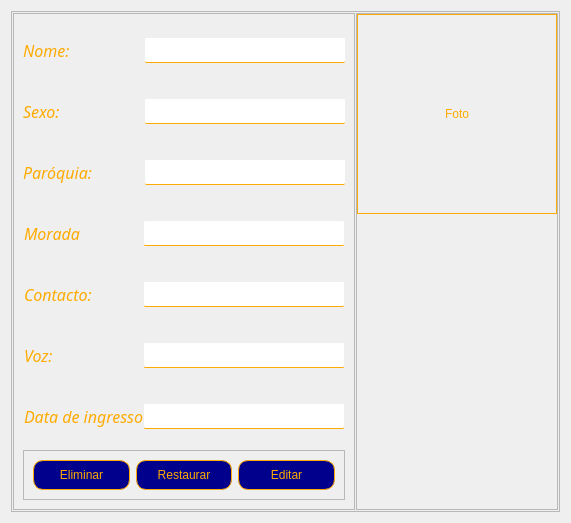
               <widget class="QWidget" name="page_detalho">
                <layout class="QHBoxLayout" name="horizontalLayout_17">
                 <item>
                  <widget class="QFrame" name="frame_19">
                   <property name="styleSheet">
                    <string notr="true"/>
                   </property>
                   <property name="frameShape">
                    <enum>QFrame::StyledPanel</enum>
                   </property>
                   <property name="frameShadow">
                    <enum>QFrame::Raised</enum>
                   </property>
                   <layout class="QHBoxLayout" name="horizontalLayout_18">
                    <property name="spacing">
                     <number>1</number>
                    </property>
                    <property name="leftMargin">
                     <number>1</number>
                    </property>
                    <property name="topMargin">
                     <number>1</number>
                    </property>
                    <property name="rightMargin">
                     <number>1</number>
                    </property>
                    <property name="bottomMargin">
                     <number>1</number>
                    </property>
                    <item>
                     <widget class="QFrame" name="frame_20">
                      <property name="minimumSize">
                       <size>
                        <width>300</width>
                        <height>0</height>
                       </size>
                      </property>
                      <property name="styleSheet">
                       <string notr="true">QPushButton{
color: rgb(167, 117, 0);
border: 1px solid rgb(167, 117, 0);
border-radius: 10px;
background-color: rgb(0, 0, 141)
}
QPushButton:hover{
background-color: rgb(0, 0, 255)
}
QPushButton:pressed{
color: rgb(167, 117, 0);
border: 2px solid rgb(167, 117, 0);
border-radius: 10px;
background-color: rgb(0, 0, 141)
}
QLabel{
color: rgb(255, 170, 0)
}
QLineEdit{
color: rgb(255, 170, 0);
border: none;
border-bottom: 1px solid rgb(255, 170, 0);
border-radius: 1px;
}</string>
                      </property>
                      <property name="frameShape">
                       <enum>QFrame::StyledPanel</enum>
                      </property>
                      <property name="frameShadow">
                       <enum>QFrame::Raised</enum>
                      </property>
                      <layout class="QVBoxLayout" name="verticalLayout_12">
                       <item>
                        <layout class="QHBoxLayout" name="horizontalLayout_19">
                         <property name="spacing">
                          <number>0</number>
                         </property>
                         <property name="topMargin">
                          <number>15</number>
                         </property>
                         <property name="bottomMargin">
                          <number>15</number>
                         </property>
                         <item>
                          <widget class="QLabel" name="Label_nome">
                           <property name="maximumSize">
                            <size>
                             <width>16777215</width>
                             <height>40</height>
                            </size>
                           </property>
                           <property name="font">
                            <font>
                             <family>Lucida Sans</family>
                             <pointsize>12</pointsize>
                             <italic>true</italic>
                            </font>
                           </property>
                           <property name="text">
                            <string>Nome:</string>
                           </property>
                          </widget>
                         </item>
                         <item>
                          <widget class="QLineEdit" name="LinEd_nome">
                           <property name="enabled">
                            <bool>false</bool>
                           </property>
                           <property name="minimumSize">
                            <size>
                             <width>200</width>
                             <height>25</height>
                            </size>
                           </property>
                           <property name="maximumSize">
                            <size>
                             <width>200</width>
                             <height>16777215</height>
                            </size>
                           </property>
                          </widget>
                         </item>
                        </layout>
                       </item>
                       <item>
                        <layout class="QHBoxLayout" name="horizontalLayout_34">
                         <property name="spacing">
                          <number>0</number>
                         </property>
                         <property name="topMargin">
                          <number>15</number>
                         </property>
                         <property name="bottomMargin">
                          <number>15</number>
                         </property>
                         <item>
                          <widget class="QLabel" name="Label_nome_2">
                           <property name="maximumSize">
                            <size>
                             <width>16777215</width>
                             <height>40</height>
                            </size>
                           </property>
                           <property name="font">
                            <font>
                             <family>Lucida Sans</family>
                             <pointsize>12</pointsize>
                             <italic>true</italic>
                            </font>
                           </property>
                           <property name="text">
                            <string>Sexo:</string>
                           </property>
                          </widget>
                         </item>
                         <item>
                          <widget class="QLineEdit" name="LinEd_sexo">
                           <property name="enabled">
                            <bool>false</bool>
                           </property>
                           <property name="minimumSize">
                            <size>
                             <width>200</width>
                             <height>25</height>
                            </size>
                           </property>
                           <property name="maximumSize">
                            <size>
                             <width>200</width>
                             <height>16777215</height>
                            </size>
                           </property>
                          </widget>
                         </item>
                        </layout>
                       </item>
                       <item>
                        <layout class="QHBoxLayout" name="horizontalLayout_20">
                         <property name="spacing">
                          <number>0</number>
                         </property>
                         <property name="topMargin">
                          <number>15</number>
                         </property>
                         <property name="bottomMargin">
                          <number>15</number>
                         </property>
                         <item>
                          <widget class="QLabel" name="Label_Paroquia">
                           <property name="maximumSize">
                            <size>
                             <width>16777215</width>
                             <height>40</height>
                            </size>
                           </property>
                           <property name="font">
                            <font>
                             <family>Lucida Sans</family>
                             <pointsize>12</pointsize>
                             <italic>true</italic>
                            </font>
                           </property>
                           <property name="text">
                            <string>Paróquia:</string>
                           </property>
                          </widget>
                         </item>
                         <item>
                          <widget class="QLineEdit" name="LinEd_paroquia">
                           <property name="enabled">
                            <bool>false</bool>
                           </property>
                           <property name="minimumSize">
                            <size>
                             <width>200</width>
                             <height>25</height>
                            </size>
                           </property>
                           <property name="maximumSize">
                            <size>
                             <width>200</width>
                             <height>16777215</height>
                            </size>
                           </property>
                          </widget>
                         </item>
                        </layout>
                       </item>
                       <item>
                        <layout class="QHBoxLayout" name="horizontalLayout_21">
                         <property name="spacing">
                          <number>20</number>
                         </property>
                         <property name="leftMargin">
                          <number>1</number>
                         </property>
                         <property name="topMargin">
                          <number>15</number>
                         </property>
                         <property name="rightMargin">
                          <number>1</number>
                         </property>
                         <property name="bottomMargin">
                          <number>15</number>
                         </property>
                         <item>
                          <widget class="QLabel" name="Label_morada">
                           <property name="maximumSize">
                            <size>
                             <width>16777215</width>
                             <height>40</height>
                            </size>
                           </property>
                           <property name="font">
                            <font>
                             <family>Lucida Sans</family>
                             <pointsize>12</pointsize>
                             <italic>true</italic>
                            </font>
                           </property>
                           <property name="text">
                            <string>Morada</string>
                           </property>
                          </widget>
                         </item>
                         <item>
                          <widget class="QLineEdit" name="LinEd_morada">
                           <property name="enabled">
                            <bool>false</bool>
                           </property>
                           <property name="minimumSize">
                            <size>
                             <width>200</width>
                             <height>25</height>
                            </size>
                           </property>
                           <property name="maximumSize">
                            <size>
                             <width>200</width>
                             <height>16777215</height>
                            </size>
                           </property>
                          </widget>
                         </item>
                        </layout>
                       </item>
                       <item>
                        <layout class="QHBoxLayout" name="horizontalLayout_22">
                         <property name="spacing">
                          <number>0</number>
                         </property>
                         <property name="leftMargin">
                          <number>1</number>
                         </property>
                         <property name="topMargin">
                          <number>15</number>
                         </property>
                         <property name="rightMargin">
                          <number>1</number>
                         </property>
                         <property name="bottomMargin">
                          <number>15</number>
                         </property>
                         <item>
                          <widget class="QLabel" name="Label_contacto">
                           <property name="maximumSize">
                            <size>
                             <width>16777215</width>
                             <height>40</height>
                            </size>
                           </property>
                           <property name="font">
                            <font>
                             <family>Lucida Sans</family>
                             <pointsize>12</pointsize>
                             <italic>true</italic>
                            </font>
                           </property>
                           <property name="text">
                            <string>Contacto:</string>
                           </property>
                          </widget>
                         </item>
                         <item>
                          <widget class="QLineEdit" name="LinEd_contacto">
                           <property name="enabled">
                            <bool>false</bool>
                           </property>
                           <property name="minimumSize">
                            <size>
                             <width>200</width>
                             <height>25</height>
                            </size>
                           </property>
                           <property name="maximumSize">
                            <size>
                             <width>200</width>
                             <height>16777215</height>
                            </size>
                           </property>
                          </widget>
                         </item>
                        </layout>
                       </item>
                       <item>
                        <layout class="QHBoxLayout" name="horizontalLayout_26">
                         <property name="spacing">
                          <number>0</number>
                         </property>
                         <property name="leftMargin">
                          <number>1</number>
                         </property>
                         <property name="topMargin">
                          <number>15</number>
                         </property>
                         <property name="rightMargin">
                          <number>1</number>
                         </property>
                         <property name="bottomMargin">
                          <number>15</number>
                         </property>
                         <item>
                          <widget class="QLabel" name="Label_voz_3">
                           <property name="maximumSize">
                            <size>
                             <width>16777215</width>
                             <height>40</height>
                            </size>
                           </property>
                           <property name="font">
                            <font>
                             <family>Lucida Sans</family>
                             <pointsize>12</pointsize>
                             <italic>true</italic>
                            </font>
                           </property>
                           <property name="text">
                            <string>Voz:</string>
                           </property>
                          </widget>
                         </item>
                         <item>
                          <widget class="QLineEdit" name="LinEd_voz">
                           <property name="enabled">
                            <bool>false</bool>
                           </property>
                           <property name="minimumSize">
                            <size>
                             <width>200</width>
                             <height>25</height>
                            </size>
                           </property>
                           <property name="maximumSize">
                            <size>
                             <width>200</width>
                             <height>16777215</height>
                            </size>
                           </property>
                          </widget>
                         </item>
                        </layout>
                       </item>
                       <item>
                        <layout class="QHBoxLayout" name="horizontalLayout_25">
                         <property name="spacing">
                          <number>0</number>
                         </property>
                         <property name="leftMargin">
                          <number>1</number>
                         </property>
                         <property name="topMargin">
                          <number>15</number>
                         </property>
                         <property name="rightMargin">
                          <number>1</number>
                         </property>
                         <property name="bottomMargin">
                          <number>15</number>
                         </property>
                         <item>
                          <widget class="QLabel" name="Label_voz_2">
                           <property name="maximumSize">
                            <size>
                             <width>16777215</width>
                             <height>40</height>
                            </size>
                           </property>
                           <property name="font">
                            <font>
                             <family>Lucida Sans</family>
                             <pointsize>12</pointsize>
                             <italic>true</italic>
                            </font>
                           </property>
                           <property name="text">
                            <string>Data de ingresso</string>
                           </property>
                          </widget>
                         </item>
                         <item>
                          <widget class="QLineEdit" name="LinEd_dataIngresso">
                           <property name="enabled">
                            <bool>false</bool>
                           </property>
                           <property name="minimumSize">
                            <size>
                             <width>200</width>
                             <height>25</height>
                            </size>
                           </property>
                           <property name="maximumSize">
                            <size>
                             <width>200</width>
                             <height>16777215</height>
                            </size>
                           </property>
                          </widget>
                         </item>
                        </layout>
                       </item>
                       <item>
                        <widget class="QFrame" name="frame_22">
                         <property name="minimumSize">
                          <size>
                           <width>30</width>
                           <height>30</height>
                          </size>
                         </property>
                         <property name="styleSheet">
                          <string notr="true">QPushButton{
color:rgb(255, 170, 0);
border: 1px solid rgb(255, 170, 0);
border-radius: 10px;
background-color: rgb(0, 0, 141)
}
QPushButton:hover{
background-color: rgb(0, 0, 255)
}
QPushButton:pressed{
color: rgb(167, 117, 0);
border: 2px solid rgb(167, 117, 0);
border-radius: 10px;
background-color: rgb(0, 0, 141)
}
</string>
                         </property>
                         <property name="frameShape">
                          <enum>QFrame::StyledPanel</enum>
                         </property>
                         <property name="frameShadow">
                          <enum>QFrame::Raised</enum>
                         </property>
                         <layout class="QHBoxLayout" name="horizontalLayout_24">
                          <item>
                           <widget class="QPushButton" name="bt_eliminarDetalha">
                            <property name="minimumSize">
                             <size>
                              <width>0</width>
                              <height>30</height>
                             </size>
                            </property>
                            <property name="text">
                             <string>Eliminar</string>
                            </property>
                           </widget>
                          </item>
                          <item>
                           <widget class="QPushButton" name="bt_restaurarDetalha">
                            <property name="minimumSize">
                             <size>
                              <width>0</width>
                              <height>30</height>
                             </size>
                            </property>
                            <property name="text">
                             <string>Restaurar</string>
                            </property>
                           </widget>
                          </item>
                          <item>
                           <widget class="QPushButton" name="bt_editarDetalhe">
                            <property name="minimumSize">
                             <size>
                              <width>0</width>
                              <height>30</height>
                             </size>
                            </property>
                            <property name="maximumSize">
                             <size>
                              <width>150</width>
                              <height>16777215</height>
                             </size>
                            </property>
                            <property name="text">
                             <string>Editar</string>
                            </property>
                           </widget>
                          </item>
                         </layout>
                        </widget>
                       </item>
                      </layout>
                     </widget>
                    </item>
                    <item>
                     <widget class="QFrame" name="frame_21">
                      <property name="maximumSize">
                       <size>
                        <width>220</width>
                        <height>16777215</height>
                       </size>
                      </property>
                      <property name="frameShape">
                       <enum>QFrame::StyledPanel</enum>
                      </property>
                      <property name="frameShadow">
                       <enum>QFrame::Raised</enum>
                      </property>
                      <layout class="QVBoxLayout" name="verticalLayout_5">
                       <property name="spacing">
                        <number>0</number>
                       </property>
                       <property name="leftMargin">
                        <number>0</number>
                       </property>
                       <property name="topMargin">
                        <number>0</number>
                       </property>
                       <property name="rightMargin">
                        <number>0</number>
                       </property>
                       <property name="bottomMargin">
                        <number>0</number>
                       </property>
                       <item>
                        <widget class="QLabel" name="Label_foto">
                         <property name="minimumSize">
                          <size>
                           <width>200</width>
                           <height>200</height>
                          </size>
                         </property>
                         <property name="maximumSize">
                          <size>
                           <width>16777215</width>
                           <height>16777215</height>
                          </size>
                         </property>
                         <property name="styleSheet">
                          <string notr="true">border: 1px solid rgb(255, 170, 0);
color: rgb(255, 170, 0);</string>
                         </property>
                         <property name="text">
                          <string>Foto</string>
                         </property>
                         <property name="alignment">
                          <set>Qt::AlignCenter</set>
                         </property>
                        </widget>
                       </item>
                       <item>
                        <spacer name="verticalSpacer">
                         <property name="orientation">
                          <enum>Qt::Vertical</enum>
                         </property>
                         <property name="sizeHint" stdset="0">
                          <size>
                           <width>20</width>
                           <height>40</height>
                          </size>
                         </property>
                        </spacer>
                       </item>
                      </layout>
                     </widget>
                    </item>
                   </layout>
                  </widget>
                 </item>
                </layout>
               </widget>
